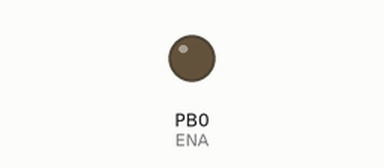
Recording of a program running on a simulated ATmega8, built with avr-gcc and emulated at 8 MHz. Shown: output pins drawn as LEDs (lit = HIGH). Pins used as bus, display or sensor lines are not drawn. At 4.3 s the program stops and its outputs stay as they are.

Above: at 0.4 s.
Timing chart, 0 to 1.9 s (numbered marks = the images above):
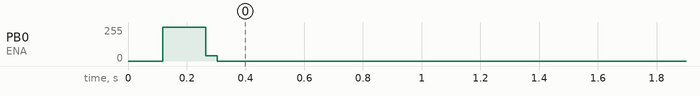

Measured:
- by itself, PB0 (ENA): 0/255 → 255/255 at 0.12 s, → 0/255 0.15 s later

The program:

main.c
```c
#include <avr/io.h>
#include <avr/interrupt.h>
#include <util/delay.h>
#include <stdbool.h>
#define ENA PB0
#define DATA PB1
#define CLK PB2

volatile unsigned char dataframe[14];
volatile uint8_t iter;
volatile bool sender_busy;

ISR (TIMER1_COMPA_vect) {
	if(iter < 112) {
		PORTB ^= (1 << CLK);
		if(!(iter % 2)) {
			if ((dataframe[iter / 16] & (128 >> (iter/2) % 8)))
				PORTB &= ~(1 << DATA);
			else
				PORTB |= (1 << DATA);
		}
	} else if (iter >= 112 && iter <= 114) {
		PORTB &= ~(1 << ENA);
		// czekamy
	} else if (iter > 114 && iter <= 226) {
		PORTB |= (1 << ENA);
		PORTB ^= (1 << CLK);
		if(!((iter - 114) % 2)) {
			if ((dataframe[(iter - 114) / 16] & (128 >> ((iter - 114)/2) % 8)))
				PORTB &= ~(1 << DATA);
			else
				PORTB |= (1 << DATA);
		}
	} else {
		TIMSK &= ~(1 << OCIE1A);		// wyl. przerwanie na porownanie
		TCCR1B &= ~(1 << CS10);			// wyl. zegar
		PORTB &= ~(1 << ENA);
		iter = 0;
		sender_busy = false;
	}
	iter = iter + 1;
}


void fis_start(void) {
	// ustawienie timera 1
       	TCCR1B |= (1 << WGM12);		// tryb ctc
	OCR1A = 422;			// dla takiej wartosci gran. jest ok. 9.7 kHz

	// sekwencja startowa fis
	DDRB |= (1 << ENA) | (1 << DATA) | (1 << CLK);
	PORTB &= ~(1 << ENA);
	PORTB |= (1 << DATA) | (1 << CLK);
	_delay_ms(4);
	PORTB &= ~((1 << DATA) | (1 << CLK));
	_delay_ms(1);
	PORTB |= (1 << DATA) | (1 << CLK);
	_delay_ms(1);
	PORTB &= ~((1 << DATA) | (1 << CLK));
	_delay_ms(75);
	PORTB |= (1 << DATA) | (1 << CLK);
	_delay_ms(37);
	PORTB |= (1 << ENA);
	_delay_ms(100);
	return;
}

void fis_send_frame(void) {
	uint8_t i;
	for(i=0;i<7;++i)
		dataframe[i+7] = dataframe[i];
	iter = 0;
	PORTB &= ~(1 << ENA);
	_delay_ms(0.05);
	PORTB |= (1 << ENA);
	_delay_ms(0.1);
	PORTB &= ~(1 << ENA);
	_delay_ms(0.1);
	PORTB |= (1 << ENA);
	sender_busy = true;
	TCCR1B |= (1 << CS10);		// bez preskalera
	TIMSK |= (1 << OCIE1A);		// przerwanie na porownanie

}

void fis_close(void) {
	PORTB &= ~((1 << ENA) | (1 << DATA) | (1 << CLK));
	_delay_ms(43);
	PORTB |= (1 << DATA);
	_delay_ms(2.1);
	PORTB &= ~(1 << DATA);
	PORTB |= (1 << ENA);
	_delay_ms(2.6);
	PORTB &= ~((1 << ENA) | (1 << DATA) | (1 << CLK));
}

void fis_cd(char track[2], char cd_number[2]) {
	dataframe[1] =8;
	dataframe[2] =track[0];
	dataframe[3] =track[1];
	dataframe[4] =cd_number[0];
	dataframe[5] =cd_number[1];
	dataframe[6] =0;
	fis_send_frame();

}


void fis_fm(char bank, char prog, char freq[4], bool rds) {
	if(bank == '1')
		dataframe[0] =26 + rds * 64;
	else
		dataframe[0] =30 + rds * 64;
	dataframe[1] =2;
	dataframe[2] =freq[0];
	dataframe[3] =freq[1];
	dataframe[4] =freq[2];
	dataframe[5] =freq[3];
	dataframe[6] = ((prog - 48) << 4);

	fis_send_frame();

}

int main(void)
{
	DDRB |= (1 << ENA) | (1 << DATA) | (1 << CLK);
	sei();

	fis_start();
	char a[2] = {'0', '1'};
	char b[2] = {'0', '2'};
	fis_cd(a, b);
	_delay_ms(2000);
	char c[4] = {'1','2','3','4'};
	fis_fm('2', '2', c, true);
	_delay_ms(2000);
	fis_close();

	while (1) {
	}
}
```
